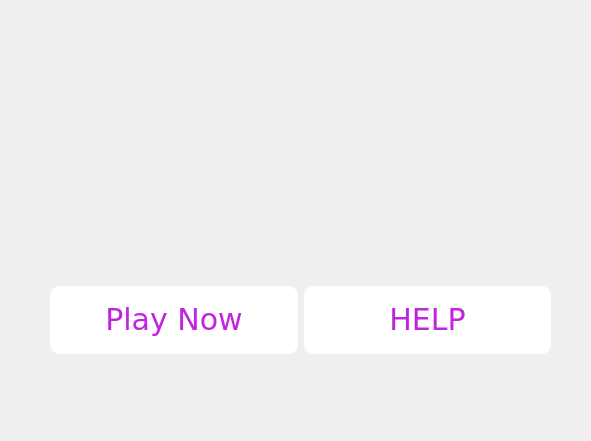
<?xml version="1.0" encoding="UTF-8"?>
<ui version="4.0">
 <class>MainWindow</class>
 <widget class="QDialog" name="MainWindow">
  <property name="windowTitle">
   <string>Dialog</string>
  </property>
  <widget class="QLabel" name="label">
   <property name="geometry">
    <rect>
     <x>0</x>
     <y>0</y>
     <width>591</width>
     <height>441</height>
    </rect>
   </property>
   <property name="styleSheet">
    <string notr="true">image: url(:/newPrefix/main.png);</string>
   </property>
   <property name="text">
    <string/>
   </property>
  </widget>
  <widget class="QWidget" name="horizontalLayoutWidget">
   <property name="geometry">
    <rect>
     <x>50</x>
     <y>200</y>
     <width>501</width>
     <height>241</height>
    </rect>
   </property>
   <layout class="QHBoxLayout" name="horizontalLayout">
    <item>
     <widget class="QPushButton" name="pushButton_2">
      <property name="styleSheet">
       <string notr="true">background:linear-gradient(to bottom, #c123de 5%, #a20dbd 100%);
	background-color:#ffffff;
	border-radius:10px;
	display:inline-block;
	cursor:pointer;
	color:#c123de;
	font-family:Verdana;
	font-size:30px;
	padding:16px 31px;
	text-decoration:none;
	text-shadow:0px 1px 11px #9b14b3;</string>
      </property>
      <property name="text">
       <string>Play Now</string>
      </property>
     </widget>
    </item>
    <item>
     <widget class="QPushButton" name="pushButton">
      <property name="styleSheet">
       <string notr="true">background:linear-gradient(to bottom, #c123de 5%, #a20dbd 100%);
	background-color:#ffffff;
	border-radius:10px;
	display:inline-block;
	cursor:pointer;
	color:#c123de;
	font-family:Verdana;
	font-size:30px;
	padding:16px 31px;
	text-decoration:none;
	text-shadow:0px 1px 11px #9b14b3;</string>
      </property>
      <property name="text">
       <string>HELP</string>
      </property>
     </widget>
    </item>
   </layout>
  </widget>
 </widget>
 <resources>
  <include location="imgs/bg/imgs.qrc"/>
  <include location="imgs/imgs.qrc"/>
 </resources>
 <connections/>
</ui>
